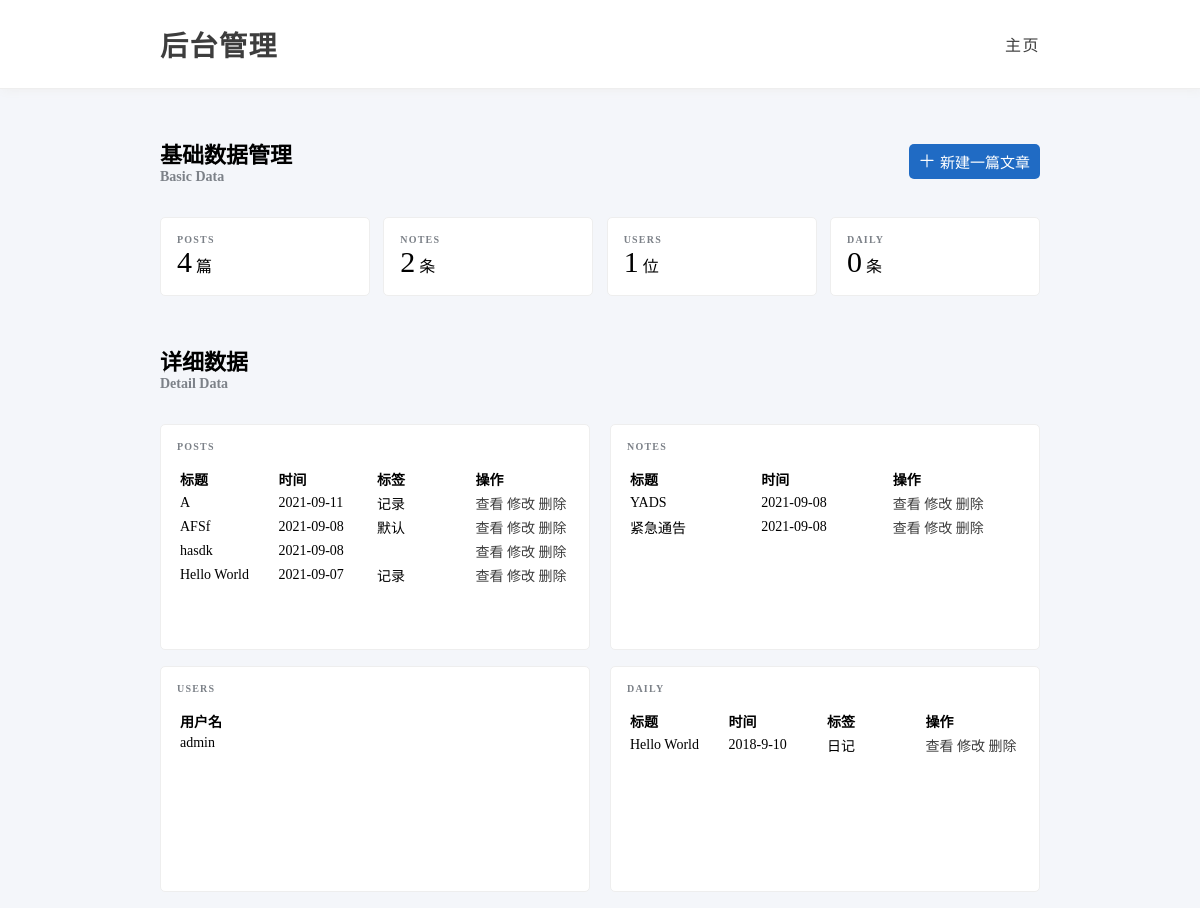
The page /admin (signed in) on the database its author committed.
### app/db_models.py (models this page shows, shortened)
class Post(db.Model):
    id = db.Column(db.Integer, unique=True, primary_key=True)
    title = db.Column(db.String(128), nullable=False)
    content = db.Column(db.Text, nullable=False)
    time = db.Column(db.Date, nullable=False)
    pid = db.Column(db.String(128), nullable=False)
    isTop = db.Column(db.Integer, nullable=True)
    tag = db.Column(db.String(256), nullable=True)

class Note(db.Model):
    id = db.Column(db.Integer, unique=True, primary_key=True)
    title = db.Column(db.String(128), nullable=False)
    content = db.Column(db.Text, nullable=False)
    time = db.Column(db.Date, nullable=False)
    pid = db.Column(db.String(128), nullable=False)

class User(db.Model):
    id = db.Column(db.Integer, primary_key=True)
    username = db.Column(db.String(30), unique=True, nullable=False)
    password = db.Column(db.String(25), nullable=False)

### app/app.py (the view)
@app.route("/admin",methods=['POST', 'GET'])
def admin():
    try:
        if user_action.getUserConfirm():
            counts = dict();
            counts["post"] =db.session.query(func.count(Post.id)).scalar()
            counts["user"] =db.session.query(func.count(User.id)).scalar()
            counts["note"] =db.session.query(func.count(Note.id)).scalar()
            posts = Post.query.order_by(Post.id.desc()).all()
            notes = Note.query.order_by(Note.id.desc()).all()
            users = User.query.order_by(User.id).all()
            return render_template('admin.html',counts=counts,posts=posts,notes=notes,users=users)
        else:
            return redirect(url_for('login'))
    except Exception as e:
        print(e)

### app/toolkit.py (called while the page is built)
    def getUserConfirm(self):
        if session.get("username") is not None:
            return True
        else:
            return False

### app/templates/admin.html (shortened to what this page needs)
{% extends 'admin-base.html' %}
{% block applicationMain %}
<div class="page-home">
    <div class="application-main">
        <div class="basic-data-title">
            <div class="title-box">
                <div class="title">基础数据管理</div>
                <div class="subtitle">Basic Data</div>
            </div>
            <div class="new-post-box">
                <a class="new-post" href="/new-post">
                    <img src="{{ url_for('static',filename='img/添加 (1).svg') }}" alt="">
                    <div class="text">
                        新建一篇文章
                    </div>
                </a>
            </div>
        </div>
        <div class="basic-data">
            <div class="overview">
                <div class="posts">
                    <div class="title">POSTS</div>
                    <div class="data">
                        <span class="data-inner">{{ counts["post"] }}</span>
                        <span>篇</span>
                    </div>
                </div>
                <div class="notes">
                    <div class="title">NOTES</div>
                    <div class="data">
                        <span class="data-inner">{{ counts["note"] }}</span>
                        <span>条</span>
                    </div>
                </div>
                <div class="users">
                    <div class="title">USERS</div>
                    <div class="data">
                        <span class="data-inner">{{ counts["user"] }}</span>
                        <span>位</span>
                    </div>
                </div>
                <div class="daily">
                    <div class="title">DAILY</div>
                    <div class="data">
                        <span class="data-inner">0</span>
                        <span>条</span>
                    </div>
                </div>
            </div>
            <div class="basic-data-title">
                <div class="title-box">
                    <div class="title">详细数据</div>
                    <div class="subtitle">Detail Data</div>
                </div>
            </div>
            <div class="details">
                <div class="posts">
                    <div class="title">POSTS</div>
                    <div class="data">
                        <table>
                            <thead>
                                <th>标题</th>
                                <th>时间</th>
                                <th>标签</th>
                                <th>操作</th>
                            </thead>
                            <tbody>
                                {% for item in posts %}
                                <tr>
                                    <td>{{ item.title }}</td>
                                    <td>{{ item.time }}</td>
                                    <td>{{ item.tag }}</td>
                                    <td>
                                        <a href="/post/{{ item.pid }}">查看</a>
                                        <a href="/modifyPost/{{ item.pid }}">修改</a>
                                        <a name="{{ item.pid }}" class="deletePost">删除</a>
                                    </td>
                                </tr>
                                {% endfor %}
                            </tbody>
                        </table>
                    </div>
                </div>
                <div class="notes">
                    <div class="title">NOTES</div>
                    <div class="data">
                        <table>
                            <thead>
                                <th>标题</th>
                                <th>时间</th>
                                <th>操作</th>
                            </thead>
                            <tbody>
                                {% for item in notes %}
                                <tr>
                                    <td>{{ item.title }}</td>
                                    <td>{{ item.time }}</td>
                                    <td>
                                        <a href="">查看</a>
                                        <a href="">修改</a>
                                        <a name="{{ item.pid }}" class="deleteNote">删除</a>
                                    </td>
                                </tr>
                                {% endfor %}
                            </tbody>
                        </table>
                    </div>
                </div>
                <div class="users">
                    <div class="title">USERS</div>
                    <div class="data">
                        <table>
                            <thead>
                                <th>用户名</th>
                            </thead>
                            <tbody>
                                {% for item in users %}
                                <tr>
                                    <td>{{ item.username }}</td>
                                </tr>
                                {% endfor %}
                            </tbody>
                        </table>
                    </div>
                </div>
                <div class="users">
                    <div class="title">DAILY</div>
                    <div class="data">
                        <table>
                            <thead>
                                <th>标题</th>
                                <th>时间</th>
                                <th>标签</th>
                                <th>操作</th>
                            </thead>
                            <tbody>
                                <tr>
                                    <td>Hello World</td>
                                    <td>2018-9-10</td>
                                    <td>日记</td>
                                    <td>
                                        <a href="">查看</a>
                                        <a href="">修改</a>
                                        <a href="">删除</a>
                                    </td>
                                </tr>
                            </tbody>
                        </table>
                    </div>
                </div>
            </div>
        </div>
    </div>
</div>
{% endblock %}

### rows shown on the page
Post: title "A", time "2021-09-11", tag "记录"
Post: title "AFSf", time "2021-09-08", tag "默认"
Post: title "hasdk", time "2021-09-08"
Post: title "Hello World", time "2021-09-07", tag "记录"
Note: title "YADS", time "2021-09-08"
Note: title "紧急通告", time "2021-09-08"
User: username "admin"

### other values the page prints
{{ counts["post"] }} "4"
{{ counts["note"] }} "2"
{{ counts["user"] }} "1"
